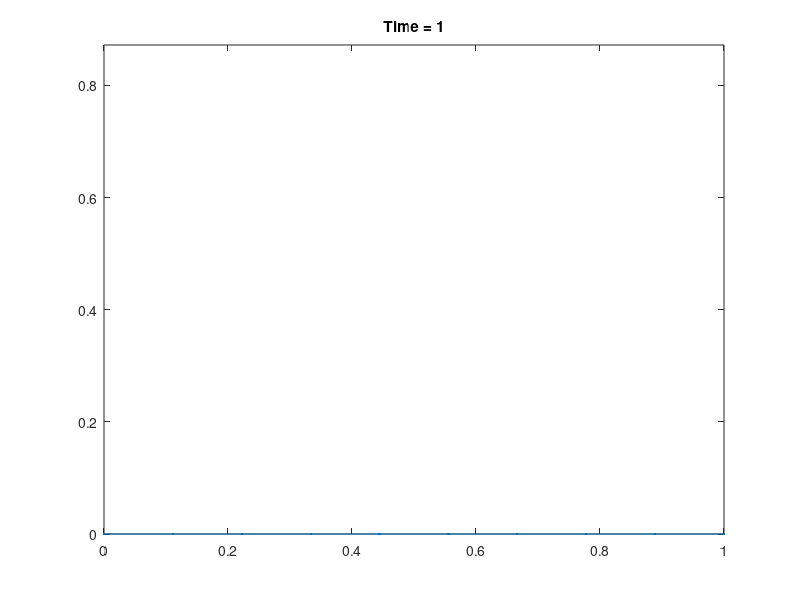

The MATLAB source for this figure:
% demo of the finite element method for the problem du/dt - d2u/d2x = f
% with zero Dirichlet boundary conditions 

N = 8; % num interior points
h = 1/(N+1);
x = [1:N]*h; 

% construct the stiffness matrix (integrals done by hand)
maindiag = 2/h*ones(N,1);
offdiag  = -1/h*ones(N-1,1);
K = diag(maindiag) + diag(offdiag,1) + diag(offdiag,-1);

% construct mass matrix
maindiag = 2*h/3*ones(N,1);
offdiag  = h/6*ones(N-1,1);
M = diag(maindiag) + diag(offdiag,1) + diag(offdiag,-1);

% construct the load vector 
f = 0*ones(N,1);
b = M*f; 

% solve for expansion coefficients of Galerkin approximation
T = 1;
dt = .01;
u = x(:)>.5; % initial condition

plot([0;x(:);1],[0;u;0],'.-'); hold on;
% xp = linspace(0,1,100);
% plot(xp,sin(pi*xp),'r');
title('initial condition')
pause
hold off

for t = 0:dt:T
    u = (M + dt*K)\(M*u + dt*b); % Backward Euler
%     u = u + dt*(M\(-K*u + b)); % Forward Euler
    
    plot([0;x(:);1],[0;u;0],'.-')
%     hold on
%     xp = linspace(0,1,100);
%     plot(xp,.5*xp.*(1-xp),'r');
    title(sprintf('Time = %d',t))
    if t < dt
        minu = 0;maxu = max(u);
    end
    axis([0 1 minu maxu])
%     drawnow
pause 
    
end
